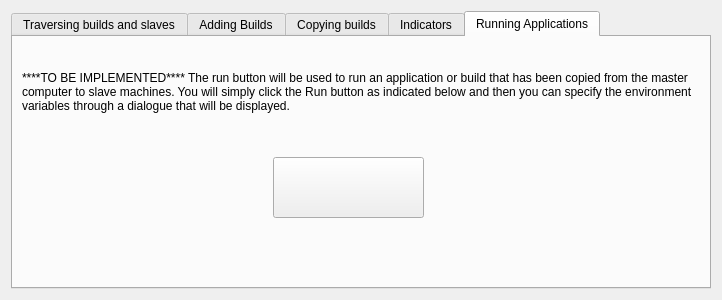
<?xml version="1.0" encoding="UTF-8"?>
<ui version="4.0">
 <class>AboutHelp</class>
 <widget class="QWidget" name="AboutHelp">
  <property name="geometry">
   <rect>
    <x>0</x>
    <y>0</y>
    <width>722</width>
    <height>300</height>
   </rect>
  </property>
  <property name="windowTitle">
   <string>Help</string>
  </property>
  <property name="windowIcon">
   <iconset resource="images.qrc">
    <normaloff>:/images/images/ALogo.png</normaloff>:/images/images/ALogo.png</iconset>
  </property>
  <layout class="QHBoxLayout" name="horizontalLayout">
   <item>
    <widget class="QTabWidget" name="tabWidgetHelp">
     <property name="tabPosition">
      <enum>QTabWidget::North</enum>
     </property>
     <property name="currentIndex">
      <number>4</number>
     </property>
     <widget class="QWidget" name="tab_3">
      <attribute name="title">
       <string>Traversing builds and slaves</string>
      </attribute>
      <widget class="QLabel" name="label_7">
       <property name="geometry">
        <rect>
         <x>9</x>
         <y>9</y>
         <width>681</width>
         <height>91</height>
        </rect>
       </property>
       <property name="text">
        <string>The gui will allow you to see the builds to the left and the slave machines to the right. The Builds that are on the slave machines are displayed through a link when you click the slave pc. The builds will be displayed there once you clicked a slave. Information regarding the copying such as colour is displayed in another tab.</string>
       </property>
       <property name="wordWrap">
        <bool>true</bool>
       </property>
      </widget>
     </widget>
     <widget class="QWidget" name="tab">
      <attribute name="title">
       <string>Adding Builds</string>
      </attribute>
      <widget class="QLabel" name="label">
       <property name="geometry">
        <rect>
         <x>9</x>
         <y>9</y>
         <width>681</width>
         <height>71</height>
        </rect>
       </property>
       <property name="text">
        <string>To add a new build to the simply drag and drop a folder onto application or click
File&gt;&gt;add Build. A popup will appear and ask some information regarding the build. Some information provided is not required but advised for future reference</string>
       </property>
       <property name="textFormat">
        <enum>Qt::PlainText</enum>
       </property>
       <property name="scaledContents">
        <bool>false</bool>
       </property>
       <property name="wordWrap">
        <bool>true</bool>
       </property>
      </widget>
     </widget>
     <widget class="QWidget" name="tab_2">
      <attribute name="title">
       <string>Copying builds</string>
      </attribute>
      <widget class="QLabel" name="label_3">
       <property name="geometry">
        <rect>
         <x>9</x>
         <y>9</y>
         <width>681</width>
         <height>81</height>
        </rect>
       </property>
       <property name="text">
        <string>To copy builds from the master computer to a slave computer, simply drag and drop the label indicated &quot;drag&quot; from master to a slave computers as indicated below. To ensure it works, drop it on the name or ip of the machine you want to copy it to. The build and the name along with the copy progression should be shown.</string>
       </property>
       <property name="wordWrap">
        <bool>true</bool>
       </property>
      </widget>
      <widget class="QLabel" name="label_5">
       <property name="geometry">
        <rect>
         <x>330</x>
         <y>130</y>
         <width>46</width>
         <height>61</height>
        </rect>
       </property>
       <property name="text">
        <string/>
       </property>
       <property name="pixmap">
        <pixmap resource="images.qrc">:/images/images/Arrow.png</pixmap>
       </property>
       <property name="scaledContents">
        <bool>true</bool>
       </property>
      </widget>
      <widget class="QLabel" name="label_6">
       <property name="geometry">
        <rect>
         <x>350</x>
         <y>130</y>
         <width>46</width>
         <height>61</height>
        </rect>
       </property>
       <property name="text">
        <string/>
       </property>
       <property name="pixmap">
        <pixmap resource="images.qrc">:/images/images/Arrow.png</pixmap>
       </property>
       <property name="scaledContents">
        <bool>true</bool>
       </property>
      </widget>
      <widget class="QTreeWidget" name="treeWidget">
       <property name="geometry">
        <rect>
         <x>70</x>
         <y>120</y>
         <width>191</width>
         <height>121</height>
        </rect>
       </property>
       <column>
        <property name="text">
         <string notr="true">1</string>
        </property>
       </column>
      </widget>
      <widget class="QTreeWidget" name="treeWidget_2">
       <property name="geometry">
        <rect>
         <x>420</x>
         <y>120</y>
         <width>221</width>
         <height>121</height>
        </rect>
       </property>
       <column>
        <property name="text">
         <string notr="true">1</string>
        </property>
       </column>
      </widget>
     </widget>
     <widget class="QWidget" name="tab_4">
      <attribute name="title">
       <string>Indicators</string>
      </attribute>
      <widget class="QLabel" name="label_9">
       <property name="geometry">
        <rect>
         <x>190</x>
         <y>120</y>
         <width>51</width>
         <height>61</height>
        </rect>
       </property>
       <property name="text">
        <string/>
       </property>
       <property name="pixmap">
        <pixmap resource="images.qrc">:/images/images/Arrow.png</pixmap>
       </property>
       <property name="scaledContents">
        <bool>true</bool>
       </property>
      </widget>
      <widget class="QLabel" name="label_10">
       <property name="geometry">
        <rect>
         <x>190</x>
         <y>170</y>
         <width>51</width>
         <height>61</height>
        </rect>
       </property>
       <property name="text">
        <string/>
       </property>
       <property name="pixmap">
        <pixmap resource="images.qrc">:/images/images/Arrow.png</pixmap>
       </property>
       <property name="scaledContents">
        <bool>true</bool>
       </property>
      </widget>
      <widget class="QLabel" name="label_11">
       <property name="geometry">
        <rect>
         <x>260</x>
         <y>130</y>
         <width>411</width>
         <height>21</height>
        </rect>
       </property>
       <property name="text">
        <string>&lt;html&gt;&lt;head/&gt;&lt;body&gt;&lt;p&gt;Green = The build 100% synched to the client&lt;/p&gt;&lt;/body&gt;&lt;/html&gt;</string>
       </property>
      </widget>
      <widget class="QLabel" name="label_12">
       <property name="geometry">
        <rect>
         <x>250</x>
         <y>190</y>
         <width>411</width>
         <height>21</height>
        </rect>
       </property>
       <property name="text">
        <string>Orange = The build is currently being copied to the client</string>
       </property>
       <property name="wordWrap">
        <bool>true</bool>
       </property>
      </widget>
     </widget>
     <widget class="QWidget" name="tab_5">
      <attribute name="title">
       <string>Running Applications</string>
      </attribute>
      <widget class="QLabel" name="label_13">
       <property name="geometry">
        <rect>
         <x>9</x>
         <y>9</y>
         <width>681</width>
         <height>91</height>
        </rect>
       </property>
       <property name="text">
        <string>****TO BE IMPLEMENTED**** The run button will be used to run an application or build that has been copied from the master computer to slave machines. You will simply click the Run button as indicated below and then you can specify the environment variables through a dialogue that will be displayed.</string>
       </property>
       <property name="wordWrap">
        <bool>true</bool>
       </property>
      </widget>
      <widget class="QPushButton" name="pushButton_5">
       <property name="geometry">
        <rect>
         <x>260</x>
         <y>120</y>
         <width>151</width>
         <height>61</height>
        </rect>
       </property>
       <property name="text">
        <string/>
       </property>
       <property name="icon">
        <iconset resource="images.qrc">
         <normaloff>:/images/images/Run.png</normaloff>:/images/images/Run.png</iconset>
       </property>
       <property name="iconSize">
        <size>
         <width>300</width>
         <height>60</height>
        </size>
       </property>
      </widget>
     </widget>
    </widget>
   </item>
  </layout>
 </widget>
 <resources>
  <include location="images.qrc"/>
 </resources>
 <connections/>
</ui>
